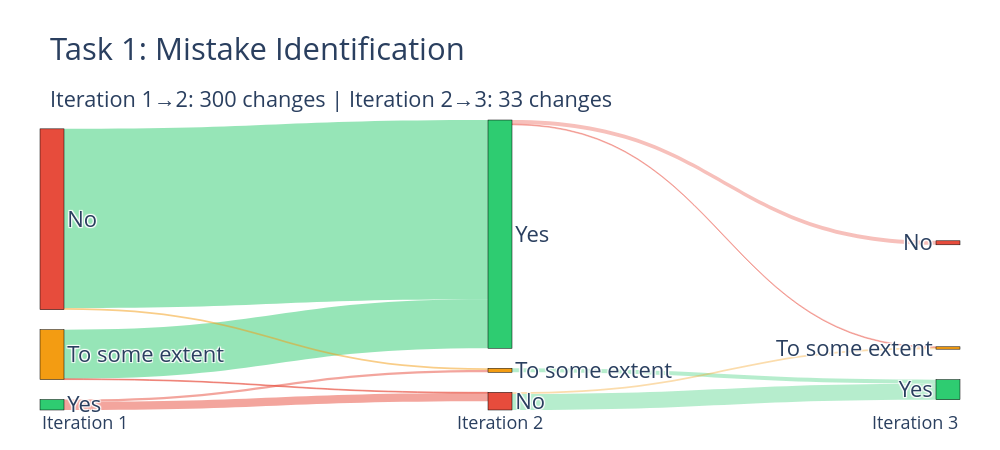
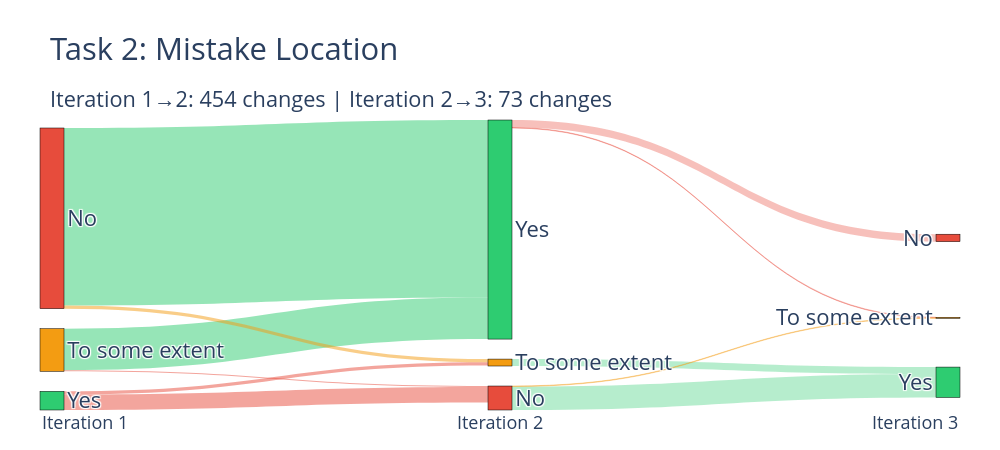
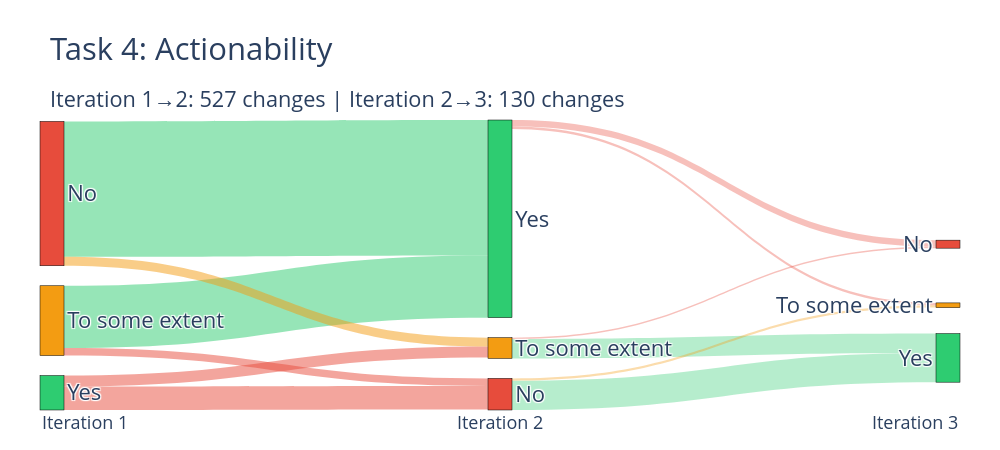
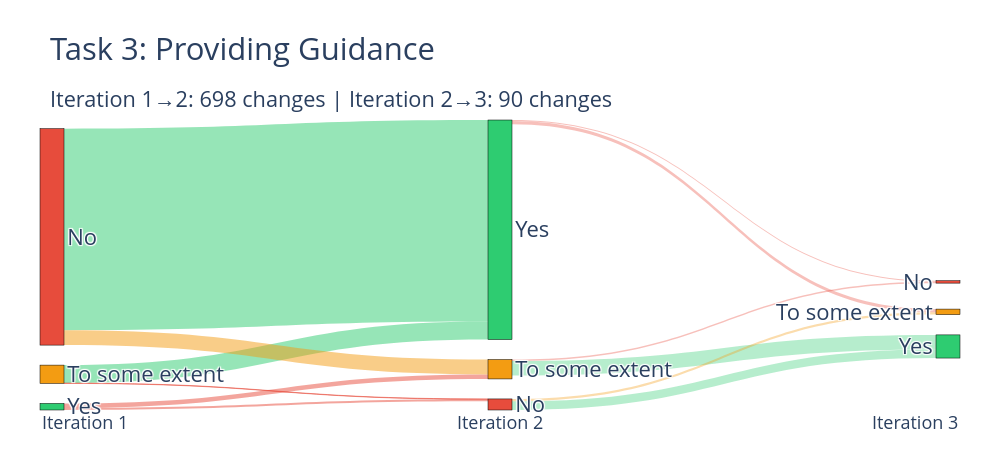

The code cell stored with these charts, in order, in its notebook:
### Code cell
# Sankey diagrams for CHANGES ONLY with explicit iteration stages (1 -> 2 -> 3)
import plotly.graph_objects as go

# Define task display names
task_display_names = {
    'Mistake Identification (includes the relevant mistake identification)': 'Task 1: Mistake Identification',
    'Mistake Location (points to the mistake\'s location in the answer and outline what the error is to help the student remediate)': 'Task 2: Mistake Location',
    'Actionability (provides what the student should do next)': 'Task 4: Actionability',
    'Providing Guidance (should provide the student with relevant and helpful guidance)': 'Task 3: Providing Guidance'
}

label_options = ['Yes', 'To some extent', 'No']
all_tasks = bd_tasks + ['Providing Guidance (should provide the student with relevant and helpful guidance)']

for task in all_tasks:
    task_steps = label_changes_by_step[task]
    if not task_steps:
        continue

    task_short = task_display_names.get(task, task.split('(')[0].strip())

    # Build nodes for 3 columns: Iteration 1, Iteration 2, Iteration 3
    # Node labels contain only class names; iteration appears once as a column header.
    nodes = label_options + label_options + label_options

    sources = []
    targets = []
    values = []
    colors = []

    # Helper: style transition color
    def transition_color(source_label, target_label, alpha=0.45):
        if source_label == 'To some extent' and target_label == 'No':
            return f'rgba(231, 76, 60, {alpha})'    # red (to some extent -> no)
        if source_label == 'No' and target_label == 'To some extent':
            return f'rgba(243, 156, 18, {alpha})'   # orange (no -> to some extent)
        if source_label == 'No' and target_label == 'Yes':
            return f'rgba(46, 204, 113, {alpha})'   # green (strong improvement)
        if source_label == 'To some extent' and target_label == 'Yes':
            return f'rgba(46, 204, 113, {alpha})'   # green (improvement)
        if source_label == 'Yes' and target_label in ['To some extent', 'No']:
            return f'rgba(231, 76, 60, {alpha})'    # red (degradation)
        return f'rgba(52, 152, 219, {alpha})'       # lateral change

    # Iteration 1 -> Iteration 2 (changes only)
    for src_label in label_options:
        for tgt_label in label_options:
            if src_label == tgt_label:
                continue
            transition = f"{src_label} → {tgt_label}"
            count = task_steps.get((1, 2), {}).get(transition, 0)
            if count > 0:
                sources.append(label_options.index(src_label))
                targets.append(3 + label_options.index(tgt_label))
                values.append(count)
                colors.append(transition_color(src_label, tgt_label, alpha=0.50))

    # Iteration 2 -> Iteration 3 (changes only)
    for src_label in label_options:
        for tgt_label in label_options:
            if src_label == tgt_label:
                continue
            transition = f"{src_label} → {tgt_label}"
            count = task_steps.get((2, 3), {}).get(transition, 0)
            if count > 0:
                sources.append(3 + label_options.index(src_label))
                targets.append(6 + label_options.index(tgt_label))
                values.append(count)
                colors.append(transition_color(src_label, tgt_label, alpha=0.35))

    if not values:
        continue

    step12_total = sum(task_steps.get((1, 2), {}).values())
    step23_total = sum(task_steps.get((2, 3), {}).values())

    fig = go.Figure(data=[go.Sankey(
        arrangement='snap',
        node=dict(
            pad=20,
            thickness=24,
            line=dict(color='black', width=0.5),
            label=nodes,
            color=['#2ecc71', '#f39c12', '#e74c3c'] * 3
        ),
        link=dict(
            source=sources,
            target=targets,
            value=values,
            color=colors,
            hovertemplate='%{source.label} → %{target.label}<br>Count: %{value}<extra></extra>'
        )
    )])

    fig.update_layout(
        title=(
            f"{task_short}<br>"
            f"<sub>Iteration 1→2: {step12_total} changes | Iteration 2→3: {step23_total} changes</sub>"
        ),
        annotations=[
            dict(x=0.0, y=-0.09, xref='paper', yref='paper', text='Iteration 1', showarrow=False, font=dict(size=18)),
            dict(x=0.50, y=-0.09, xref='paper', yref='paper', text='Iteration 2', showarrow=False, font=dict(size=18)),
            dict(x=1, y=-0.09, xref='paper', yref='paper', text='Iteration 3', showarrow=False, font=dict(size=18)),
        ],
        font=dict(size=22),
        height=450,
        width=1000,
        showlegend=False,
        margin=dict(l=40, r=40, t=120, b=40)
    )

    fig.show()

### Figure 1 — Plotly figure (JSON) as saved in the notebook; plotly's stock layout.template omitted (floating-point values rounded to 4 significant figures)
{"data": [{"arrangement": "snap", "link": {"color": ["rgba(231, 76, 60, 0.5)", "rgba(231, 76, 60, 0.5)", "rgba(46, 204, 113, 0.5)", "rgba(231, 76, 60, 0.5)", "rgba(46, 204, 113, 0.5)", "rgba(243, 156, 18, 0.5)", "rgba(231, 76, 60, 0.35)", "rgba(231, 76, 60, 0.35)", "rgba(46, 204, 113, 0.35)", "rgba(46, 204, 113, 0.35)", "rgba(243, 156, 18, 0.35)"], "hovertemplate": "%{source.label} → %{target.label}<br>Count: %{value}<extra></extra>", "source": [0, 0, 1, 1, 2, 2, 3, 3, 4, 5, 5], "target": [4, 5, 3, 5, 3, 4, 7, 8, 6, 6, 7], "value": [3, 10, 61, 1, 223, 2, 1, 5, 5, 20, 2]}, "node": {"color": ["#2ecc71", "#f39c12", "#e74c3c", "#2ecc71", "#f39c12", "#e74c3c", "#2ecc71", "#f39c12", "#e74c3c"], "label": ["Yes", "To some extent", "No", "Yes", "To some extent", "No", "Yes", "To some extent", "No"], "line": {"color": "black", "width": 0.5}, "pad": 20, "thickness": 24}, "type": "sankey"}], "layout": {"annotations": [{"font": {"size": 18}, "showarrow": false, "text": "Iteration 1", "x": 0, "xref": "paper", "y": -0.09, "yref": "paper"}, {"font": {"size": 18}, "showarrow": false, "text": "Iteration 2", "x": 0.5, "xref": "paper", "y": -0.09, "yref": "paper"}, {"font": {"size": 18}, "showarrow": false, "text": "Iteration 3", "x": 1, "xref": "paper", "y": -0.09, "yref": "paper"}], "font": {"size": 22}, "height": 450, "margin": {"b": 40, "l": 40, "r": 40, "t": 120}, "showlegend": false, "title": {"text": "Task 1: Mistake Identification<br><sub>Iteration 1→2: 300 changes | Iteration 2→3: 33 changes</sub>"}, "width": 1000}}

### Figure 2 — Plotly figure (JSON) as saved in the notebook; plotly's stock layout.template omitted (floating-point values rounded to 4 significant figures)
{"data": [{"arrangement": "snap", "link": {"color": ["rgba(231, 76, 60, 0.5)", "rgba(231, 76, 60, 0.5)", "rgba(46, 204, 113, 0.5)", "rgba(231, 76, 60, 0.5)", "rgba(46, 204, 113, 0.5)", "rgba(243, 156, 18, 0.5)", "rgba(231, 76, 60, 0.35)", "rgba(231, 76, 60, 0.35)", "rgba(46, 204, 113, 0.35)", "rgba(46, 204, 113, 0.35)", "rgba(243, 156, 18, 0.35)"], "hovertemplate": "%{source.label} → %{target.label}<br>Count: %{value}<extra></extra>", "source": [0, 0, 1, 1, 2, 2, 3, 3, 4, 5, 5], "target": [4, 5, 3, 5, 3, 4, 7, 8, 6, 6, 7], "value": [6, 29, 78, 2, 333, 6, 1, 14, 13, 44, 1]}, "node": {"color": ["#2ecc71", "#f39c12", "#e74c3c", "#2ecc71", "#f39c12", "#e74c3c", "#2ecc71", "#f39c12", "#e74c3c"], "label": ["Yes", "To some extent", "No", "Yes", "To some extent", "No", "Yes", "To some extent", "No"], "line": {"color": "black", "width": 0.5}, "pad": 20, "thickness": 24}, "type": "sankey"}], "layout": {"annotations": [{"font": {"size": 18}, "showarrow": false, "text": "Iteration 1", "x": 0, "xref": "paper", "y": -0.09, "yref": "paper"}, {"font": {"size": 18}, "showarrow": false, "text": "Iteration 2", "x": 0.5, "xref": "paper", "y": -0.09, "yref": "paper"}, {"font": {"size": 18}, "showarrow": false, "text": "Iteration 3", "x": 1, "xref": "paper", "y": -0.09, "yref": "paper"}], "font": {"size": 22}, "height": 450, "margin": {"b": 40, "l": 40, "r": 40, "t": 120}, "showlegend": false, "title": {"text": "Task 2: Mistake Location<br><sub>Iteration 1→2: 454 changes | Iteration 2→3: 73 changes</sub>"}, "width": 1000}}

### Figure 3 — Plotly figure (JSON) as saved in the notebook; plotly's stock layout.template omitted (floating-point values rounded to 4 significant figures)
{"data": [{"arrangement": "snap", "link": {"color": ["rgba(231, 76, 60, 0.5)", "rgba(231, 76, 60, 0.5)", "rgba(46, 204, 113, 0.5)", "rgba(231, 76, 60, 0.5)", "rgba(46, 204, 113, 0.5)", "rgba(243, 156, 18, 0.5)", "rgba(231, 76, 60, 0.35)", "rgba(231, 76, 60, 0.35)", "rgba(46, 204, 113, 0.35)", "rgba(231, 76, 60, 0.35)", "rgba(46, 204, 113, 0.35)", "rgba(243, 156, 18, 0.35)"], "hovertemplate": "%{source.label} → %{target.label}<br>Count: %{value}<extra></extra>", "source": [0, 0, 1, 1, 2, 2, 3, 3, 4, 4, 5, 5], "target": [4, 5, 3, 5, 3, 4, 7, 8, 6, 8, 6, 7], "value": [23, 50, 132, 16, 287, 19, 5, 14, 41, 3, 62, 5]}, "node": {"color": ["#2ecc71", "#f39c12", "#e74c3c", "#2ecc71", "#f39c12", "#e74c3c", "#2ecc71", "#f39c12", "#e74c3c"], "label": ["Yes", "To some extent", "No", "Yes", "To some extent", "No", "Yes", "To some extent", "No"], "line": {"color": "black", "width": 0.5}, "pad": 20, "thickness": 24}, "type": "sankey"}], "layout": {"annotations": [{"font": {"size": 18}, "showarrow": false, "text": "Iteration 1", "x": 0, "xref": "paper", "y": -0.09, "yref": "paper"}, {"font": {"size": 18}, "showarrow": false, "text": "Iteration 2", "x": 0.5, "xref": "paper", "y": -0.09, "yref": "paper"}, {"font": {"size": 18}, "showarrow": false, "text": "Iteration 3", "x": 1, "xref": "paper", "y": -0.09, "yref": "paper"}], "font": {"size": 22}, "height": 450, "margin": {"b": 40, "l": 40, "r": 40, "t": 120}, "showlegend": false, "title": {"text": "Task 4: Actionability<br><sub>Iteration 1→2: 527 changes | Iteration 2→3: 130 changes</sub>"}, "width": 1000}}

### Figure 4 — Plotly figure (JSON) as saved in the notebook; plotly's stock layout.template omitted (floating-point values rounded to 4 significant figures)
{"data": [{"arrangement": "snap", "link": {"color": ["rgba(231, 76, 60, 0.5)", "rgba(231, 76, 60, 0.5)", "rgba(46, 204, 113, 0.5)", "rgba(231, 76, 60, 0.5)", "rgba(46, 204, 113, 0.5)", "rgba(243, 156, 18, 0.5)", "rgba(231, 76, 60, 0.35)", "rgba(231, 76, 60, 0.35)", "rgba(46, 204, 113, 0.35)", "rgba(231, 76, 60, 0.35)", "rgba(46, 204, 113, 0.35)", "rgba(243, 156, 18, 0.35)"], "hovertemplate": "%{source.label} → %{target.label}<br>Count: %{value}<extra></extra>", "source": [0, 0, 1, 1, 2, 2, 3, 3, 4, 4, 5, 5], "target": [4, 5, 3, 5, 3, 4, 7, 8, 6, 8, 6, 7], "value": [13, 6, 52, 1, 583, 43, 9, 3, 42, 4, 25, 7]}, "node": {"color": ["#2ecc71", "#f39c12", "#e74c3c", "#2ecc71", "#f39c12", "#e74c3c", "#2ecc71", "#f39c12", "#e74c3c"], "label": ["Yes", "To some extent", "No", "Yes", "To some extent", "No", "Yes", "To some extent", "No"], "line": {"color": "black", "width": 0.5}, "pad": 20, "thickness": 24}, "type": "sankey"}], "layout": {"annotations": [{"font": {"size": 18}, "showarrow": false, "text": "Iteration 1", "x": 0, "xref": "paper", "y": -0.09, "yref": "paper"}, {"font": {"size": 18}, "showarrow": false, "text": "Iteration 2", "x": 0.5, "xref": "paper", "y": -0.09, "yref": "paper"}, {"font": {"size": 18}, "showarrow": false, "text": "Iteration 3", "x": 1, "xref": "paper", "y": -0.09, "yref": "paper"}], "font": {"size": 22}, "height": 450, "margin": {"b": 40, "l": 40, "r": 40, "t": 120}, "showlegend": false, "title": {"text": "Task 3: Providing Guidance<br><sub>Iteration 1→2: 698 changes | Iteration 2→3: 90 changes</sub>"}, "width": 1000}}
